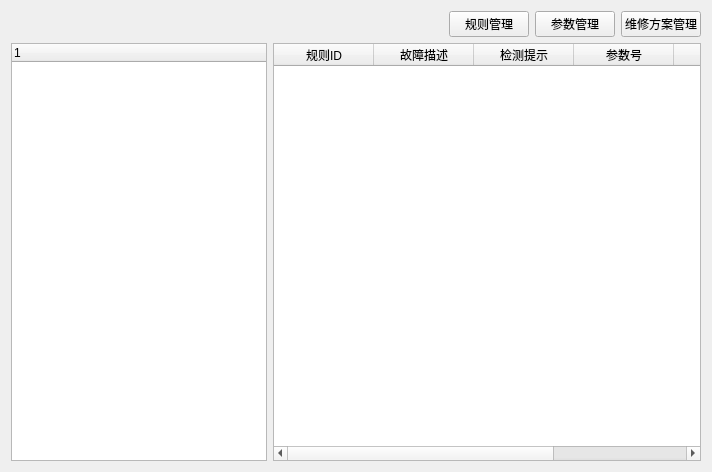
<?xml version="1.0" encoding="UTF-8"?>
<ui version="4.0">
 <class>RuleForm</class>
 <widget class="QWidget" name="RuleForm">
  <property name="geometry">
   <rect>
    <x>0</x>
    <y>0</y>
    <width>712</width>
    <height>472</height>
   </rect>
  </property>
  <property name="windowTitle">
   <string>Form</string>
  </property>
  <layout class="QVBoxLayout" name="verticalLayout">
   <item>
    <layout class="QHBoxLayout" name="horizontalLayout_2">
     <item>
      <spacer name="horizontalSpacer">
       <property name="orientation">
        <enum>Qt::Horizontal</enum>
       </property>
       <property name="sizeHint" stdset="0">
        <size>
         <width>40</width>
         <height>20</height>
        </size>
       </property>
      </spacer>
     </item>
     <item>
      <widget class="QPushButton" name="pushButton_ruleManage">
       <property name="text">
        <string>规则管理</string>
       </property>
      </widget>
     </item>
     <item>
      <widget class="QPushButton" name="pushButton_paramManage">
       <property name="text">
        <string>参数管理</string>
       </property>
      </widget>
     </item>
     <item>
      <widget class="QPushButton" name="pushButton_schemeManage">
       <property name="text">
        <string>维修方案管理</string>
       </property>
      </widget>
     </item>
    </layout>
   </item>
   <item>
    <layout class="QHBoxLayout" name="horizontalLayout">
     <item>
      <widget class="QTreeWidget" name="treeWidget">
       <property name="sizePolicy">
        <sizepolicy hsizetype="Minimum" vsizetype="Expanding">
         <horstretch>0</horstretch>
         <verstretch>0</verstretch>
        </sizepolicy>
       </property>
       <column>
        <property name="text">
         <string notr="true">1</string>
        </property>
       </column>
      </widget>
     </item>
     <item>
      <widget class="QTableWidget" name="tableWidget">
       <property name="editTriggers">
        <set>QAbstractItemView::NoEditTriggers</set>
       </property>
       <column>
        <property name="text">
         <string>规则ID</string>
        </property>
       </column>
       <column>
        <property name="text">
         <string>故障描述</string>
        </property>
       </column>
       <column>
        <property name="text">
         <string>检测提示</string>
        </property>
       </column>
       <column>
        <property name="text">
         <string>参数号</string>
        </property>
       </column>
       <column>
        <property name="text">
         <string>是否判断</string>
        </property>
       </column>
       <column>
        <property name="text">
         <string>维修方案号</string>
        </property>
       </column>
      </widget>
     </item>
    </layout>
   </item>
  </layout>
 </widget>
 <resources/>
 <connections/>
</ui>
